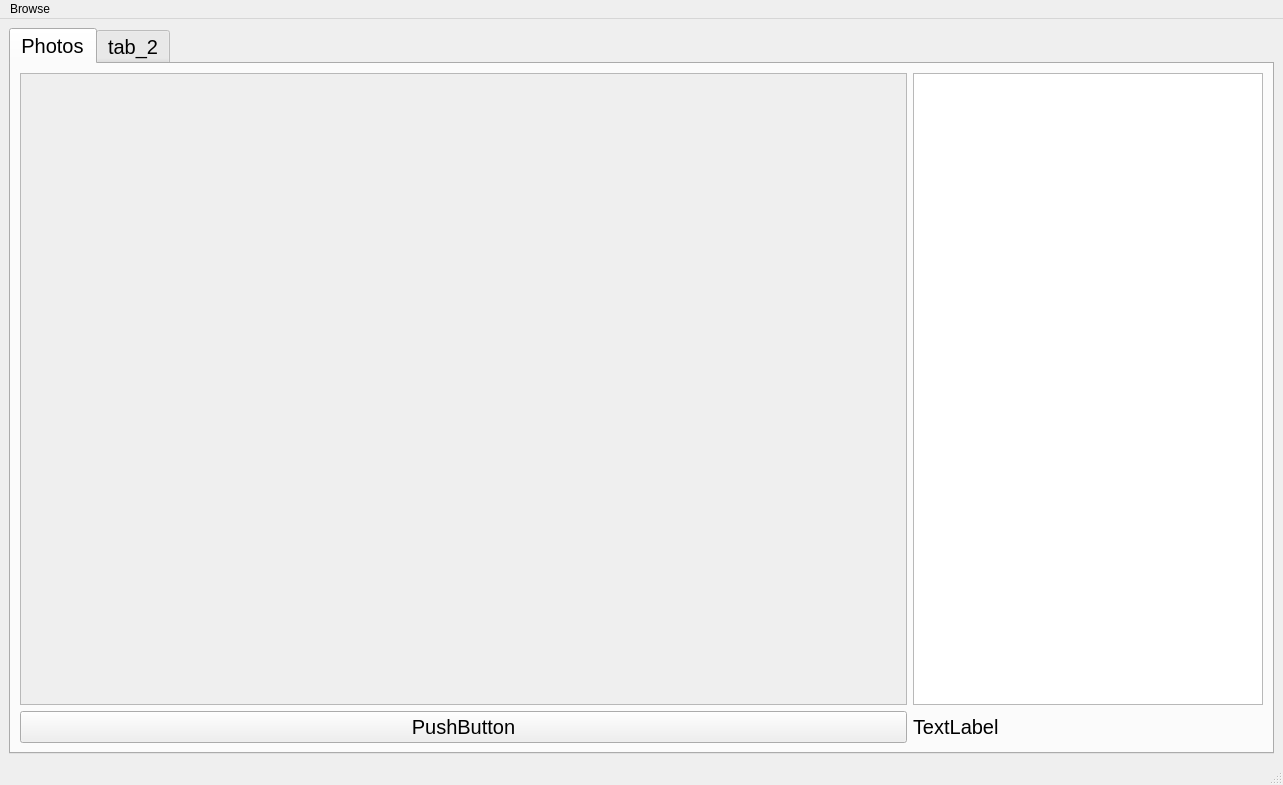
<?xml version="1.0" encoding="UTF-8"?>
<ui version="4.0">
 <class>MainWindow</class>
 <widget class="QMainWindow" name="MainWindow">
  <property name="geometry">
   <rect>
    <x>0</x>
    <y>0</y>
    <width>1283</width>
    <height>785</height>
   </rect>
  </property>
  <property name="sizePolicy">
   <sizepolicy hsizetype="Preferred" vsizetype="Preferred">
    <horstretch>0</horstretch>
    <verstretch>0</verstretch>
   </sizepolicy>
  </property>
  <property name="windowTitle">
   <string>Photo Manager</string>
  </property>
  <property name="windowIcon">
   <iconset>
    <normaloff>../Image_sources/1200px-Picture_icon_BLACK.svg.png</normaloff>../Image_sources/1200px-Picture_icon_BLACK.svg.png</iconset>
  </property>
  <property name="iconSize">
   <size>
    <width>24</width>
    <height>24</height>
   </size>
  </property>
  <widget class="QWidget" name="centralwidget">
   <property name="enabled">
    <bool>true</bool>
   </property>
   <property name="sizePolicy">
    <sizepolicy hsizetype="Preferred" vsizetype="Preferred">
     <horstretch>0</horstretch>
     <verstretch>0</verstretch>
    </sizepolicy>
   </property>
   <layout class="QGridLayout" name="gridLayout">
    <item row="0" column="0">
     <widget class="QTabWidget" name="tabWidget">
      <property name="enabled">
       <bool>true</bool>
      </property>
      <property name="sizePolicy">
       <sizepolicy hsizetype="Preferred" vsizetype="Preferred">
        <horstretch>0</horstretch>
        <verstretch>0</verstretch>
       </sizepolicy>
      </property>
      <property name="minimumSize">
       <size>
        <width>0</width>
        <height>0</height>
       </size>
      </property>
      <property name="sizeIncrement">
       <size>
        <width>0</width>
        <height>0</height>
       </size>
      </property>
      <property name="baseSize">
       <size>
        <width>0</width>
        <height>0</height>
       </size>
      </property>
      <property name="font">
       <font>
        <pointsize>15</pointsize>
        <italic>false</italic>
        <bold>false</bold>
        <underline>false</underline>
        <strikeout>false</strikeout>
        <kerning>true</kerning>
       </font>
      </property>
      <property name="mouseTracking">
       <bool>false</bool>
      </property>
      <property name="tabletTracking">
       <bool>false</bool>
      </property>
      <property name="tabPosition">
       <enum>QTabWidget::North</enum>
      </property>
      <property name="tabShape">
       <enum>QTabWidget::Rounded</enum>
      </property>
      <property name="currentIndex">
       <number>0</number>
      </property>
      <property name="iconSize">
       <size>
        <width>16</width>
        <height>16</height>
       </size>
      </property>
      <property name="elideMode">
       <enum>Qt::ElideNone</enum>
      </property>
      <widget class="QWidget" name="Photos">
       <property name="enabled">
        <bool>true</bool>
       </property>
       <property name="font">
        <font>
         <pointsize>15</pointsize>
         <italic>false</italic>
         <bold>false</bold>
         <underline>false</underline>
         <strikeout>false</strikeout>
         <kerning>true</kerning>
        </font>
       </property>
       <attribute name="title">
        <string>Photos</string>
       </attribute>
       <layout class="QGridLayout" name="gridLayout_2">
        <item row="1" column="0">
         <widget class="QPushButton" name="pushButton">
          <property name="enabled">
           <bool>true</bool>
          </property>
          <property name="text">
           <string>PushButton</string>
          </property>
         </widget>
        </item>
        <item row="0" column="1">
         <widget class="QListWidget" name="listWidget">
          <property name="sizePolicy">
           <sizepolicy hsizetype="Minimum" vsizetype="Expanding">
            <horstretch>0</horstretch>
            <verstretch>0</verstretch>
           </sizepolicy>
          </property>
          <property name="minimumSize">
           <size>
            <width>350</width>
            <height>0</height>
           </size>
          </property>
          <property name="maximumSize">
           <size>
            <width>200</width>
            <height>16777215</height>
           </size>
          </property>
         </widget>
        </item>
        <item row="1" column="1">
         <widget class="QLabel" name="label">
          <property name="enabled">
           <bool>true</bool>
          </property>
          <property name="text">
           <string>TextLabel</string>
          </property>
         </widget>
        </item>
        <item row="0" column="0">
         <widget class="QScrollArea" name="scrollArea">
          <property name="widgetResizable">
           <bool>true</bool>
          </property>
          <widget class="QWidget" name="scrollAreaWidgetContents">
           <property name="geometry">
            <rect>
             <x>0</x>
             <y>0</y>
             <width>883</width>
             <height>623</height>
            </rect>
           </property>
          </widget>
         </widget>
        </item>
       </layout>
      </widget>
      <widget class="QWidget" name="tab_2">
       <attribute name="title">
        <string>tab_2</string>
       </attribute>
      </widget>
     </widget>
    </item>
   </layout>
  </widget>
  <widget class="QMenuBar" name="menubar">
   <property name="geometry">
    <rect>
     <x>0</x>
     <y>0</y>
     <width>1283</width>
     <height>22</height>
    </rect>
   </property>
   <widget class="QMenu" name="menuBrowse">
    <property name="title">
     <string>Browse</string>
    </property>
    <addaction name="action_1"/>
   </widget>
   <addaction name="menuBrowse"/>
  </widget>
  <widget class="QStatusBar" name="statusbar"/>
  <action name="action_1">
   <property name="checkable">
    <bool>false</bool>
   </property>
   <property name="text">
    <string>Open File</string>
   </property>
  </action>
 </widget>
 <resources/>
 <connections/>
</ui>
